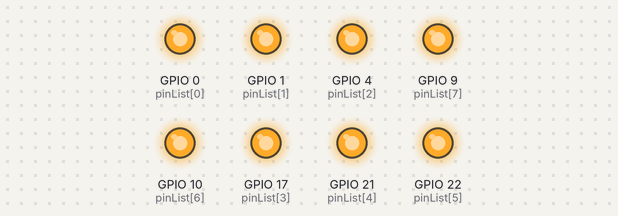
The program below on a simulated Raspberry Pi (BCM pin numbers). Parts: output pins drawn as LEDs (lit = HIGH).

Above: at 0.1 s.
At 0.9 s:
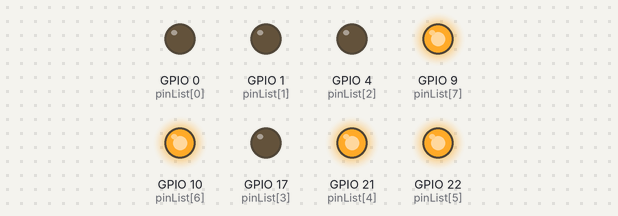
At 1.6 s:
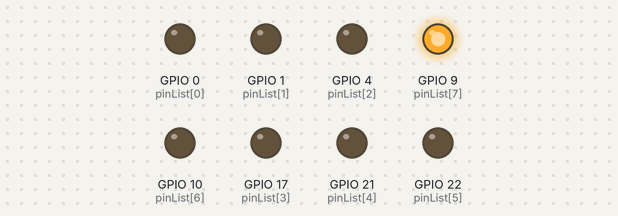
At 2.7 s:
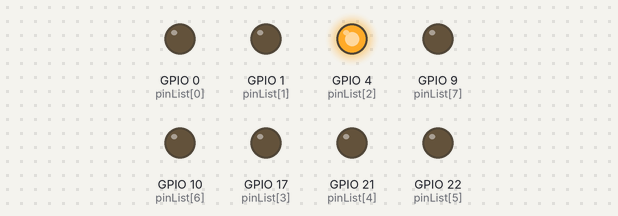
At 3.9 s:
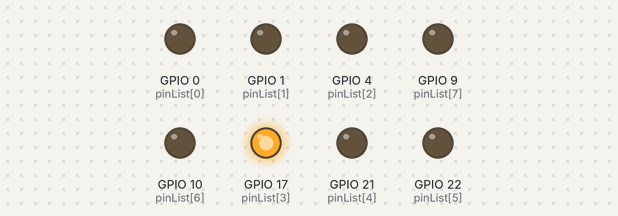
At 6.4 s:
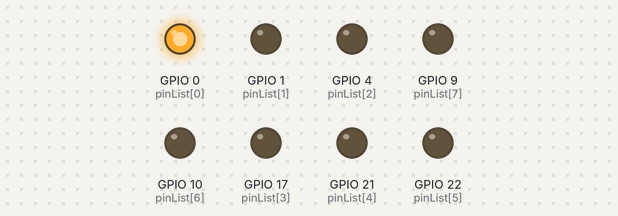
Timing chart, 0 to 7.4 s (numbered marks = the images above):
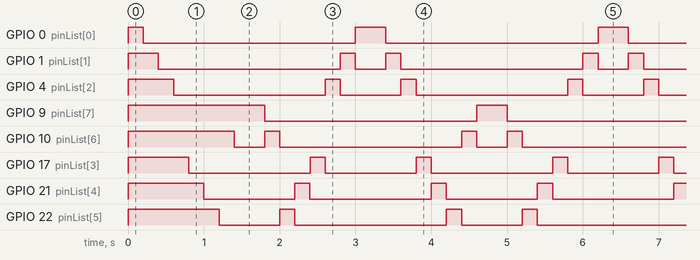

Measured:
- by itself, GPIO 0 (pinList[0]), GPIO 9 (pinList[7]): alternates HIGH for 0.40 s and LOW for 2.8 s
- by itself, GPIO 1 (pinList[1]): repeats every 3.2 s: HIGH 0.20 s, LOW 0.40 s, HIGH 0.20 s, LOW 2.4 s
- by itself, GPIO 4 (pinList[2]): repeats every 3.2 s: HIGH 0.20 s, LOW 0.80 s, HIGH 0.20 s, LOW 2.0 s
- by itself, GPIO 10 (pinList[6]): repeats every 3.2 s: HIGH 0.20 s, LOW 2.4 s, HIGH 0.20 s, LOW 0.40 s
- by itself, GPIO 17 (pinList[3]): repeats every 3.2 s: HIGH 0.20 s, LOW 1.2 s, HIGH 0.20 s, LOW 1.6 s
- by itself, GPIO 21 (pinList[4]): repeats every 3.2 s: HIGH 0.20 s, LOW 1.6 s, HIGH 0.20 s, LOW 1.2 s
- by itself, GPIO 22 (pinList[5]): repeats every 3.2 s: HIGH 0.20 s, LOW 2.0 s, HIGH 0.20 s, LOW 0.80 s

The program:

relay8.py
```python
#!/usr/bin/python
import RPi.GPIO as GPIO
import time

GPIO.setmode(GPIO.BCM)

# init list with pin numbers Raspbery Pi v1
pinList = [0, 1, 4, 17, 21, 22, 10, 9]
# init list with pin numbers Raspbery Pi v2
#pinList = [2, 3, 4, 17, 27, 22, 10, 9]

# loop through pins and set mode and state to 'low'

for i in pinList:
    GPIO.setup(i, GPIO.OUT)
    GPIO.output(i, GPIO.HIGH)

# time to sleep between operations in the main loop

SleepTimeL = 0.2

# main loop

try:
  while True:

    for i in pinList:
        GPIO.output(i, GPIO.HIGH)
        time.sleep(SleepTimeL);
        GPIO.output(i, GPIO.LOW)

    pinList.reverse()

    for i in pinList:
        GPIO.output(i, GPIO.HIGH)
        time.sleep(SleepTimeL);
        GPIO.output(i, GPIO.LOW)

    pinList.reverse()

# End program cleanly with keyboard
except KeyboardInterrupt:
  print "  Quit"

  # Reset GPIO settings
  GPIO.cleanup()

# find more information on this script at
# http://youtu.be/oaf_zQcrg7g
```
